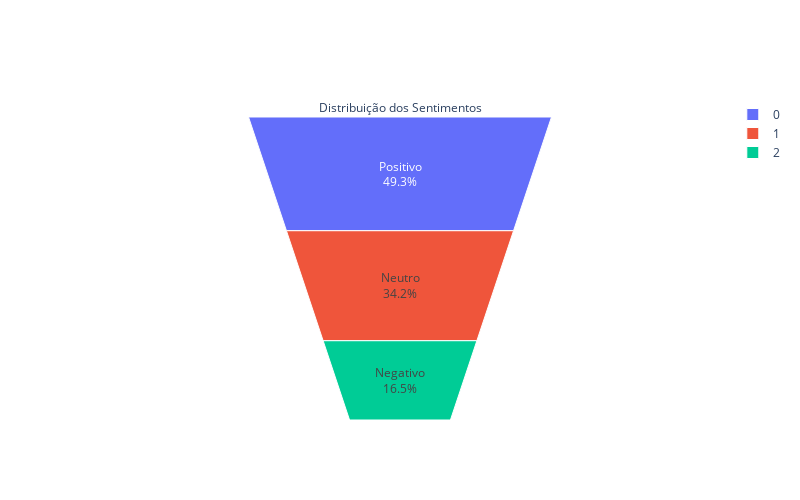

The cell this chart's notebook holds for it:
### Code cell
# Plot - Avaliar
Anl_Valores = Base_Dados['Classificacao'].value_counts()

# Plotly
Grafico_Balanco_02 = go.Figure(
    go.Funnelarea(
        text=Anl_Valores.index,
        values=Anl_Valores.values,
        title={'text':'Distribuição dos Sentimentos', 'position':'top center'}
    ),
    layout = dict(width=800, height=500)
)

Grafico_Balanco_02.show();

### Figure 1 — Plotly figure (JSON) as saved in the notebook; plotly's stock layout.template omitted (floating-point values rounded to 4 significant figures)
{"data": [{"text": ["Positivo", "Neutro", "Negativo"], "title": {"position": "top center", "text": "Distribuição dos Sentimentos"}, "type": "funnelarea", "values": [2840, 1974, 951]}], "layout": {"height": 500, "width": 800}}
